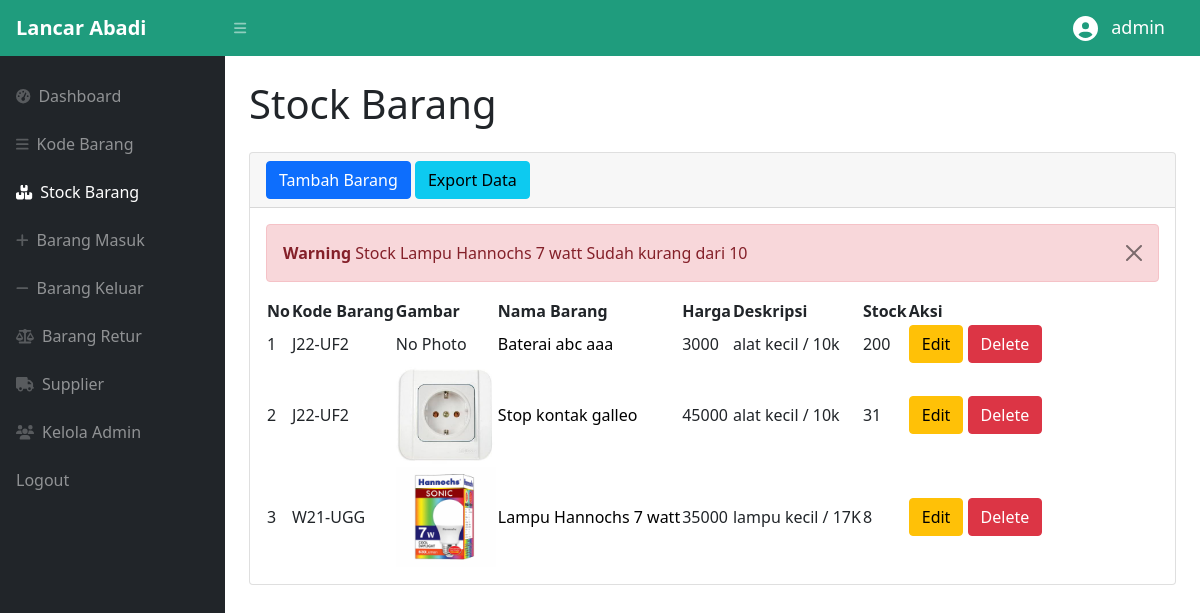
Screenshot of /superAdmin/stockBarang.php (signed in) with the database file from the repository.
### tables this page shows
CREATE TABLE `stock` (
  `idbarang` int(11) NOT NULL,
  `idkodebarang` int(11) NOT NULL,
  `namabarang` varchar(25) NOT NULL,
  `harga` int(11) NOT NULL,
  `stock` int(11) NOT NULL,
  `image` varchar(99) DEFAULT NULL
);

CREATE TABLE `kode_barang` (
  `idkodebarang` int(11) NOT NULL,
  `namakodebarang` varchar(15) NOT NULL,
  `deskripsi` varchar(20) NOT NULL
);

### superAdmin/stockBarang.php (the view, shortened to what this page needs)
<?php
require '../function.php';
?>
<!DOCTYPE html>
<html lang="en">
<head>
    <link href="https://cdn.jsdelivr.net/npm/simple-datatables@latest/dist/style.css" rel="stylesheet" />
    <link href="../css/styles.css" rel="stylesheet" />
</head>
<body class="sb-nav-fixed">
    <nav class="sb-topnav navbar navbar-expand navbar-dark" style="background-color:#1f9c7d;">
        <a class="navbar-brand ps-3" style="font-weight:bold ;" href="dashboard.php">Lancar Abadi</a>
        <button class="btn btn-link btn-sm order-1 order-lg-0 me-4 me-lg-0" id="sidebarToggle" href="#!"><i class="fas fa-bars"></i></button>
        <div class="collapse navbar-collapse justify-content-end">
            <i class="fa-solid fa-circle-user m-2" style="color:white ; height:25px"></i>
            <h6 style="margin: 5px 35px 5px 5px; font-size:18px; color:white">
                <?php
                echo $_SESSION['username'];
                ?>
            </h6>
        </div>
    </nav>
    <div id="layoutSidenav">
        <div id="layoutSidenav_nav">
            <nav class="sb-sidenav accordion sb-sidenav-dark mt-3" id="sidenavAccordion">
                <div class="sb-sidenav-menu">
                    <div class="nav">
                        <a class="nav-link" href="dashboard.php">
                            <div class="sb-nav-link-icon"><i class="fas fa-tachometer-alt"></i></div>
                            Dashboard
                        </a>
                        <a class="nav-link" href="kodeBarang.php">
                            <div class="sb-nav-link-icon"><i class="fas fa-bars"></i></div>
                            Kode Barang
                        </a>
                        <a class="nav-link active" href="stockBarang.php">
                            <div class="sb-nav-link-icon"><i class="fas fa-boxes-stacked"></i></div>
                            Stock Barang
                        </a>
                        <a class="nav-link" href="masuk.php">
                            <div class="sb-nav-link-icon"><i class="fas fa-plus"></i></div>
                            Barang Masuk
                        </a>
                        <a class="nav-link" href="keluar.php">
                            <div class="sb-nav-link-icon"><i class="fas fa-minus"></i></div>
                            Barang Keluar
                        </a>
                        <a class="nav-link" href="retur.php">
                            <div class="sb-nav-link-icon"><i class="fas fa-balance-scale"></i></div>
                            Barang Retur
                        </a>
                        <a class="nav-link" href="supplier.php">
                            <div class="sb-nav-link-icon"><i class="fas fa-truck"></i></div>
                            Supplier
                        </a>
                        <a class="nav-link" href="admin.php">
                            <div class="sb-nav-link-icon"><i class="fas fa-users"></i></div>
                            Kelola Admin
                        </a>
                        <a class="nav-link" href="../logout.php">
                            Logout
                        </a>
                    </div>
                </div>
            </nav>
        </div>
        <div id="layoutSidenav_content">
            <main>
                <div class="container-fluid px-4">
                    <h1 class="mt-4 mb-4">Stock Barang</h1>
                    <div class="card mb-4">
                        <div class="card-header">
                            <button type="button" class="btn btn-primary" data-bs-toggle="modal" data-bs-target="#myModal">
                                Tambah Barang
                            </button>
                            <a href="export.php" class="btn btn-info">Export Data</a>
                        </div>
                        <div class="card-body">
                            <?php
                            $ambildatastock = mysqli_query($conn, "select * from stock where stock < 10");
                            while ($fetch = mysqli_fetch_array($ambildatastock)) {
                                $barang = $fetch['namabarang'];
                            ?>
                                <div class="alert alert-danger alert-dismissible">
                                    <button type="button" class="btn-close" data-bs-dismiss="alert"></button>
                                    <strong>Warning</strong> Stock <?= $barang; ?> Sudah kurang dari 10
                                </div>
                            <?php
                            }
                            ?>
                            <table id="datatablesSimple">
                                <thead>
                                    <tr>
                                        <th>No</th>
                                        <th>Kode Barang</th>
                                        <th>Gambar</th>
                                        <th>Nama Barang</th>
                                        <th>Harga</th>
                                        <th>Deskripsi</th>
                                        <th>Stock</th>
                                        <th>Aksi</th>
                                    </tr>
                                </thead>
                                <tbody>
                                    <?php
                                    $ambilsemuadatakode = mysqli_query($conn, "select * from stock s,kode_barang kb where kb.idkodebarang = s.idkodebarang order by idbarang DESC");
                                    $i = 1;
                                    while ($data = mysqli_fetch_array($ambilsemuadatakode)) {
                                        $namakodebarang = $data['namakodebarang'];
                                        $deskripsi = $data['deskripsi'];
                                        $namabarang = $data['namabarang'];
                                        $harga = $data['harga'];
                                        $stock = $data['stock'];
                                        $idb = $data['idbarang'];
                                        $gambar = $data['image'];
                                        if ($gambar == null) {
                                            $img = "No Photo";
                                        } else {
                                            $img = '<img src="../images/' . $gambar . '" class="zoomable">';
                                        }
                                    ?>
                                        <tr>
                                            <td><?= $i++; ?></td>
                                            <td><?= $namakodebarang; ?></td>
                                            <td><?= $img; ?></td>
                                            <td><a href="detail.php?id=<?= $idb; ?>"><?= $namabarang; ?></a></td>
                                            <td><?= $harga; ?></td>
                                            <td><?= $deskripsi; ?></td>
                                            <td><?= $stock; ?></td>
                                            <td>
                                                <button type="button" class="btn btn-warning" data-bs-toggle="modal" data-bs-target="#edit<?= $idb; ?>">
                                                    Edit
                                                </button>
                                                <button type="button" class="btn btn-danger" data-bs-toggle="modal" data-bs-target="#delete<?= $idb; ?>">
                                                    Delete
                                                </button>
                                            </td>
                                        </tr>
                                    <?php
                                    };
                                    ?>
                                </tbody>
                            </table>
                        </div>
                    </div>
                </div>
            </main>
        </div>
    </div>
</body>
</html>

### superAdmin/stockBarang.php (style rules this page uses)
.zoomable { width: 100px; }
a { text-decoration: none; color: black; }

### rows the page displays
stock: namabarang "Lampu Hannochs 7 watt", idkodebarang.namakodebarang "W21-UGG", image (picture), harga "35000", idkodebarang.deskripsi "lampu kecil / 17K", stock "8"
stock: idkodebarang.namakodebarang "J22-UF2", img "No Photo", namabarang "Baterai abc aaa", harga "3000", idkodebarang.deskripsi "alat kecil / 10k", stock "200"
stock: idkodebarang.namakodebarang "J22-UF2", image (picture), namabarang "Stop kontak galleo", harga "45000", idkodebarang.deskripsi "alat kecil / 10k", stock "31"

### other values shown
$_SESSION['username'] "admin"
